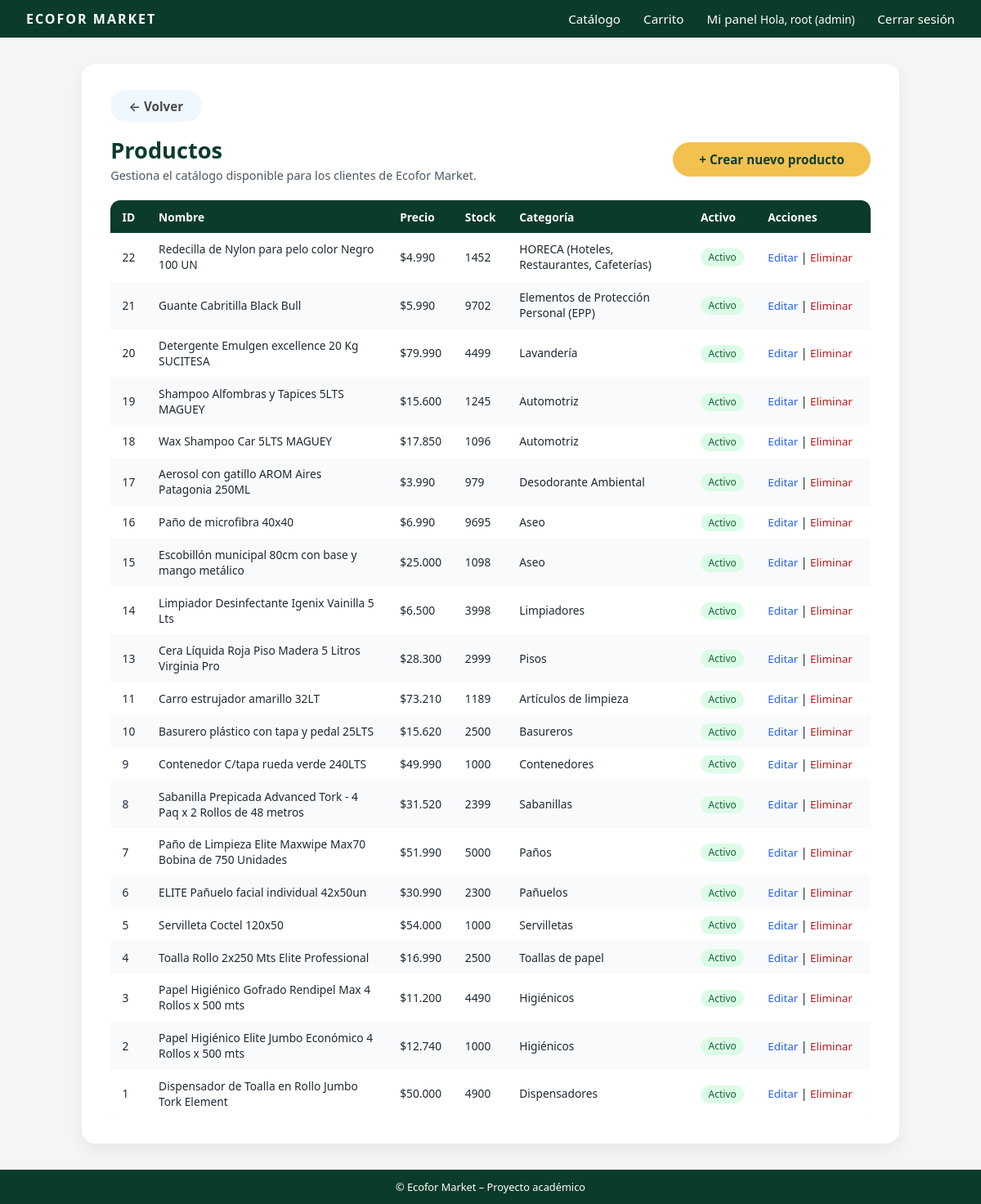
/productos/admin-lista/ (signed in), run on the app's committed database.
### usuarios/models.py (models this page shows, shortened)
class Usuario(AbstractUser):
    TIPO_CLIENTE = [
        ("natural", "Persona Natural"),
        ("empresa", "Empresa"),
        ("admin", "Administrador"),
        ("atencion_cliente", "Atención al Cliente"),
    ]
    rut = models.CharField(max_length=12, unique=True, blank=True, null=True)
    tipo_cliente = models.CharField(
        max_length=20,
        choices=TIPO_CLIENTE,
        default="natural"
    )

### productos/models.py (models this page shows, shortened)
class Producto(models.Model):
    CATEGORIAS = [
        ("Papelería y Dispensadores", (
            ("higienicos", "Higiénicos"),
            ("toallas_papel", "Toallas de papel"),
            ("servilletas", "Servilletas"),
            ("panuelos", "Pañuelos"),
            ("panos", "Paños"),
            ("sabanillas", "Sabanillas"),
            ("dispensadores", "Dispensadores"),
        )),
        ("Artículos de Aseo", (
            ("contenedores", "Contenedores"),
            ("basureros", "Basureros"),
            ("articulos_limpieza", "Artículos de limpieza"),
            ("aseo", "Aseo"),
        )),
        ("Productos Químicos", (
            ("pisos", "Pisos"),
            ("limpiadores", "Limpiadores"),
            ("desodorante", "Desodorante Ambiental"),
            ("automotriz", "Automotriz"),
            ("lavanderia", "Lavandería"),
        )),
        ("Seguridad y Horeca", (
            ("epp", "Elementos de Protección Personal (EPP)"),
            ("horeca", "HORECA (Hoteles, Restaurantes, Cafeterías)"),
        )),
    ]
    nombre = models.CharField(max_length=100)
    descripcion = models.TextField(blank=True, verbose_name="Descripción")
    precio = models.PositiveIntegerField(verbose_name="Precio")
    stock = models.PositiveIntegerField(default=0)
    categoria = models.CharField(max_length=50, choices=CATEGORIAS, default="limpiadores")
    activo = models.BooleanField(default=True)
    descuento = models.IntegerField(default=0, verbose_name="Descuento (%)")
    imagen = models.ImageField(
        upload_to="productos/",
        blank=True,
        null=True,
        verbose_name="Imagen del producto"
    )
    creado = models.DateTimeField(auto_now_add=True)
    actualizado = models.DateTimeField(auto_now=True)
    class Meta:
        verbose_name = "Producto"
        verbose_name_plural = "Productos"
        ordering = ["-creado"]

### usuarios/decoradores.py (the view)
        def _wrapped_view(request, *args, **kwargs):
            user = request.user
            if not user.is_authenticated:
                return redirect("login")
            if user.is_superuser:
                return view_func(request, *args, **kwargs)
            if user.tipo_cliente not in roles_permitidos:
                raise PermissionDenied
            return view_func(request, *args, **kwargs)

### core/templatetags/formatos.py (called while the page is built)
@register.filter
def clp(value):
    if value is None:
        return "$0"
    try:
        value = int(value)
        return "${:,.0f}".format(value).replace(",", ".")
    except (ValueError, TypeError):
        return "$0"

### productos/views.py (called while the page is built)
@admin_required
def listar_productos(request):
    productos = Producto.objects.all().order_by('-creado')
    return render(request, "productos/listar.html", {"productos": productos})

### usuarios/decoradores.py (called while the page is built)
def rol_requerido(roles_permitidos):
    def decorator(view_func):
        def _wrapped_view(request, *args, **kwargs):
            user = request.user
            if not user.is_authenticated:
                return redirect("login")
            if user.is_superuser:
                return view_func(request, *args, **kwargs)
            if user.tipo_cliente not in roles_permitidos:
                raise PermissionDenied
            return view_func(request, *args, **kwargs)
        return _wrapped_view
    return decorator

### productos/templates/productos/listar.html (shortened to what this page needs)
{% extends 'core/base.html' %}
{% load formatos %}
{% block content %}
<div class="admin-page-container">
  <div class="admin-card">
    <a href="{% url 'dashboard' %}" class="btn btn-secondary"
      style="
            display: inline-flex;
            align-items: center;
            gap: 6px;
            text-decoration: none;
            color: #000000b3;
            font-weight: 600;
            margin-bottom: 1rem;
            background-color: aliceblue;
      ">
    ← Volver
    </a>
    <div class="admin-header">
      <div>
        <h1 class="admin-title">Productos</h1>
        <p class="admin-subtitle">
          Gestiona el catálogo disponible para los clientes de Ecofor Market.
        </p>
      </div>
      <div>
        <a href="{% url 'crear_producto' %}" class="btn btn-primary">
          + Crear nuevo producto
        </a>
      </div>
    </div>
    {% if productos %}
      <div class="admin-table-wrapper">
        <table class="admin-table">
          <thead>
            <tr>
              <th>ID</th>
              <th>Nombre</th>
              <th>Precio</th>
              <th>Stock</th>
              <th>Categoría</th>
              <th>Activo</th>
              <th style="width:140px;">Acciones</th>
            </tr>
          </thead>
          <tbody>
            {% for p in productos %}
            <tr>
              <td>{{ p.id }}</td>
              <td>{{ p.nombre }}</td>
              <td>{{ p.precio|clp }}</td>
              <td>{{ p.stock }}</td>
              <td>{{ p.get_categoria_display }}</td>
              <td>
                {% if p.activo %}
                  <span class="badge-status badge-ok">Activo</span>
                {% else %}
                  <span class="badge-status badge-off">Inactivo</span>
                {% endif %}
              </td>
              <td>
                <a href="{% url 'editar_producto' p.id %}" class="admin-link">
                  Editar
                </a>
                |
                <a href="{% url 'eliminar_producto' p.id %}" class="admin-link admin-link-danger">
                  Eliminar
                </a>
              </td>
            </tr>
            {% endfor %}
          </tbody>
        </table>
      </div>
    {% else %}
      <p>No hay productos registrados.</p>
    {% endif %}
  </div>
</div>
{% endblock %}

### core/templates/core/base.html (shortened to what this page needs)
{% load static %}
<!DOCTYPE html>
<html>
<head>
    <link rel="stylesheet" href="{% static 'core/css/styles.css' %}">
</head>
<body>
<div class="site-wrapper">
    <header>
        <nav class="navbar">
            <div class="navbar-logo">
                <a href="{% url 'home' %}">ECOFOR MARKET</a>
            </div>
            <div class="navbar-nav">
                <a href="{% url 'catalogo_productos' %}">Catálogo</a>
                {% if user.is_authenticated %}
                    <a href="{% url 'ver_carrito' %}">Carrito</a>
                    <a href="{% url 'dashboard' %}">Mi panel</a>
                    <span class="navbar-user">
                        Hola, {{ user.username }} ({{ user.tipo_cliente }})
                    </span>
                    <a href="{% url 'logout' %}">Cerrar sesión</a>
                {% else %}
                    <a href="{% url 'login' %}">Iniciar sesión</a>
                    <a href="{% url 'registrar' %}">Crear cuenta</a>
                {% endif %}
            </div>
        </nav>
    </header>
    <main>
        {% block content %}{% endblock %}
    </main>
    <footer class="footer">
        © {{ now|date:"Y" }} Ecofor Market – Proyecto académico
    </footer>
</div>
</body>
</html>

### staticfiles/core/css/styles.css (style rules this page uses)
* { margin: 0; padding: 0; box-sizing: border-box; }
body { font-family: system-ui, -apple-system, BlinkMacSystemFont, "Segoe UI", sans-serif; background-color: #f5f5f5; color: #1f2933; }
.site-wrapper { min-height: 100vh; display: flex; flex-direction: column; }
main { flex: 1; }
.navbar { background-color: #0b3b2a; color: #ffffff; padding: 0.75rem 2rem; display: flex; align-items: center; justify-content: space-between; }
.navbar-logo { font-weight: 700; letter-spacing: 2px; }
.navbar-nav a { color: #ffffff; text-decoration: none; margin-left: 1.5rem; font-size: 0.95rem; }
.navbar-user { font-size: 0.85rem; }
.navbar-logo a { text-decoration: none; color: inherit; font-weight: bold; display: block; }
.btn { display: inline-block; padding: 0.6rem 1.4rem; border-radius: 999px; border: none; cursor: pointer; font-size: 0.95rem; font-weight: 600; text-decoration: none; text-align: center; }
.btn-primary { background-color: #f2c14f; color: #0b3b2a; }
.btn-secondary { background-color: #e1e5ea; color: #0b3b2a; }
.footer { background-color: #0b3b2a; color: #ffffff; text-align: center; padding: 0.75rem; font-size: 0.8rem; }
.btn-primary { padding: 0.7rem 2rem; background: #f2c14f; border-radius: 50px; text-decoration: none; font-weight: bold; color: #0d3d33; transition: 0.2s; }
.admin-page-container { display: flex; justify-content: center; padding: 2rem 1rem; }
.admin-card { width: 100%; max-width: 1000px; background-color: #ffffff; border-radius: 16px; padding: 2rem 2.2rem; box-shadow: 0 8px 20px rgba(0,0,0,0.06); }
.admin-header { display: flex; justify-content: space-between; align-items: center; gap: 1rem; margin-bottom: 1.3rem; }
.admin-title { font-size: 1.7rem; color: #0b3b2a; }
.admin-subtitle { font-size: 0.9rem; color: #4b5563; margin-top: 0.2rem; }
.admin-table-wrapper { overflow-x: auto; margin-top: 0.8rem; }
.admin-table { width: 100%; border-collapse: collapse; border-radius: 12px; overflow: hidden; background-color: #ffffff; box-shadow: 0 4px 12px rgba(0,0,0,0.04); }
.admin-table th, .admin-table td { padding: 0.65rem 0.9rem; font-size: 0.86rem; text-align: left; }
.admin-table thead tr { background-color: #0b3b2a; color: #ffffff; }
.admin-table tbody tr:nth-child(even) { background-color: #f9fafb; }
.badge-status { padding: 0.15rem 0.6rem; border-radius: 999px; font-size: 0.75rem; }
.badge-ok { background-color: #dcfce7; color: #166534; }
.admin-link { font-size: 0.84rem; color: #2563eb; text-decoration: none; }
.admin-link-danger { color: #b91c1c; }
.admin-title { font-size: 1.7rem; color: #0b3b2a; margin: 0; }

### data on the page
Usuario: username "root", tipo_cliente "admin"
Producto: id "22", nombre "Redecilla de Nylon para pelo color Negro 100 UN", precio|clp "$4.990", stock "1452", categoria "HORECA (Hoteles, Restaurantes, Cafeterías)", activo "Activo"
Producto: id "21", nombre "Guante Cabritilla Black Bull", precio|clp "$5.990", stock "9702", categoria "Elementos de Protección Personal (EPP)", activo "Activo"
Producto: id "20", nombre "Detergente Emulgen excellence 20 Kg SUCITESA", precio|clp "$79.990", stock "4499", categoria "Lavandería", activo "Activo"
Producto: id "19", nombre "Shampoo Alfombras y Tapices 5LTS MAGUEY", precio|clp "$15.600", stock "1245", categoria "Automotriz", activo "Activo"
Producto: id "18", nombre "Wax Shampoo Car 5LTS MAGUEY", precio|clp "$17.850", stock "1096", categoria "Automotriz", activo "Activo"
Producto: id "17", nombre "Aerosol con gatillo AROM Aires Patagonia 250ML", precio|clp "$3.990", stock "979", categoria "Desodorante Ambiental", activo "Activo"
Producto: id "16", nombre "Paño de microfibra 40x40", precio|clp "$6.990", stock "9695", categoria "Aseo", activo "Activo"
Producto: id "15", nombre "Escobillón municipal 80cm con base y mango metálico", precio|clp "$25.000", stock "1098", categoria "Aseo", activo "Activo"
Producto: id "14", nombre "Limpiador Desinfectante Igenix Vainilla 5 Lts", precio|clp "$6.500", stock "3998", categoria "Limpiadores", activo "Activo"
Producto: id "13", nombre "Cera Líquida Roja Piso Madera 5 Litros Virginia Pro", precio|clp "$28.300", stock "2999", categoria "Pisos", activo "Activo"
Producto: id "11", nombre "Carro estrujador amarillo 32LT", precio|clp "$73.210", stock "1189", categoria "Artículos de limpieza", activo "Activo"
Producto: id "10", nombre "Basurero plástico con tapa y pedal 25LTS", precio|clp "$15.620", stock "2500", categoria "Basureros", activo "Activo"
Producto: id "9", nombre "Contenedor C/tapa rueda verde 240LTS", precio|clp "$49.990", stock "1000", categoria "Contenedores", activo "Activo"
Producto: id "8", nombre "Sabanilla Prepicada Advanced Tork - 4 Paq x 2 Rollos de 48 metros", precio|clp "$31.520", stock "2399", categoria "Sabanillas", activo "Activo"
Producto: id "7", nombre "Paño de Limpieza Elite Maxwipe Max70 Bobina de 750 Unidades", precio|clp "$51.990", stock "5000", categoria "Paños", activo "Activo"
Producto: id "6", nombre "ELITE Pañuelo facial individual 42x50un", precio|clp "$30.990", stock "2300", categoria "Pañuelos", activo "Activo"
Producto: id "5", nombre "Servilleta Coctel 120x50", precio|clp "$54.000", stock "1000", categoria "Servilletas", activo "Activo"
Producto: id "4", nombre "Toalla Rollo 2x250 Mts Elite Professional", precio|clp "$16.990", stock "2500", categoria "Toallas de papel", activo "Activo"
Producto: id "3", nombre "Papel Higiénico Gofrado Rendipel Max 4 Rollos x 500 mts", precio|clp "$11.200", stock "4490", categoria "Higiénicos", activo "Activo"
Producto: id "2", nombre "Papel Higiénico Elite Jumbo Económico 4 Rollos x 500 mts", precio|clp "$12.740", stock "1000", categoria "Higiénicos", activo "Activo"
Producto: id "1", nombre "Dispensador de Toalla en Rollo Jumbo Tork Element", precio|clp "$50.000", stock "4900", categoria "Dispensadores", activo "Activo"
